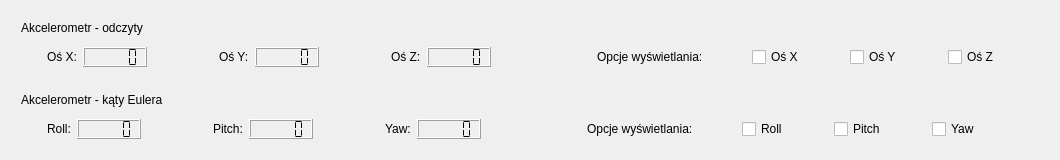
      <widget class="QWidget" name="tab">
       <attribute name="title">
        <string>Akcelerometr</string>
       </attribute>
       <layout class="QGridLayout" name="gridLayout_2">
        <item row="1" column="0">
         <layout class="QVBoxLayout" name="verticalLayout">
          <property name="leftMargin">
           <number>10</number>
          </property>
          <property name="topMargin">
           <number>10</number>
          </property>
          <property name="rightMargin">
           <number>10</number>
          </property>
          <property name="bottomMargin">
           <number>10</number>
          </property>
          <item>
           <widget class="QLabel" name="label_18">
            <property name="maximumSize">
             <size>
              <width>16777215</width>
              <height>20</height>
             </size>
            </property>
            <property name="text">
             <string>Akcelerometr - odczyty</string>
            </property>
           </widget>
          </item>
          <item>
           <widget class="QCustomPlot" name="Accelerometer_Graph" native="true"/>
          </item>
          <item>
           <layout class="QHBoxLayout" name="horizontalLayout_4">
            <item>
             <layout class="QHBoxLayout" name="horizontalLayout">
              <item>
               <widget class="QLabel" name="label_Accelerometer_X">
                <property name="minimumSize">
                 <size>
                  <width>20</width>
                  <height>20</height>
                 </size>
                </property>
                <property name="maximumSize">
                 <size>
                  <width>20</width>
                  <height>20</height>
                 </size>
                </property>
                <property name="text">
                 <string/>
                </property>
               </widget>
              </item>
              <item>
               <widget class="QLabel" name="label">
                <property name="maximumSize">
                 <size>
                  <width>16777215</width>
                  <height>20</height>
                 </size>
                </property>
                <property name="text">
                 <string>Oś X:</string>
                </property>
               </widget>
              </item>
              <item>
               <widget class="QLCDNumber" name="lcdNumber_Accelerometer_X">
                <property name="maximumSize">
                 <size>
                  <width>16777215</width>
                  <height>20</height>
                 </size>
                </property>
                <property name="font">
                 <font>
                  <pointsize>12</pointsize>
                 </font>
                </property>
                <property name="digitCount">
                 <number>5</number>
                </property>
                <property name="segmentStyle">
                 <enum>QLCDNumber::Flat</enum>
                </property>
               </widget>
              </item>
             </layout>
            </item>
            <item>
             <spacer name="horizontalSpacer">
              <property name="orientation">
               <enum>Qt::Horizontal</enum>
              </property>
              <property name="sizeType">
               <enum>QSizePolicy::Minimum</enum>
              </property>
              <property name="sizeHint" stdset="0">
               <size>
                <width>40</width>
                <height>20</height>
               </size>
              </property>
             </spacer>
            </item>
            <item>
             <layout class="QHBoxLayout" name="horizontalLayout_2">
              <item>
               <widget class="QLabel" name="label_Accelerometer_Y">
                <property name="minimumSize">
                 <size>
                  <width>20</width>
                  <height>20</height>
                 </size>
                </property>
                <property name="maximumSize">
                 <size>
                  <width>20</width>
                  <height>20</height>
                 </size>
                </property>
                <property name="text">
                 <string/>
                </property>
               </widget>
              </item>
              <item>
               <widget class="QLabel" name="label_2">
                <property name="maximumSize">
                 <size>
                  <width>16777215</width>
                  <height>20</height>
                 </size>
                </property>
                <property name="text">
                 <string>Oś Y:</string>
                </property>
               </widget>
              </item>
              <item>
               <widget class="QLCDNumber" name="lcdNumber_Accelerometer_Y">
                <property name="maximumSize">
                 <size>
                  <width>16777215</width>
                  <height>20</height>
                 </size>
                </property>
                <property name="segmentStyle">
                 <enum>QLCDNumber::Flat</enum>
                </property>
               </widget>
              </item>
             </layout>
            </item>
            <item>
             <spacer name="horizontalSpacer_2">
              <property name="orientation">
               <enum>Qt::Horizontal</enum>
              </property>
              <property name="sizeType">
               <enum>QSizePolicy::Minimum</enum>
              </property>
              <property name="sizeHint" stdset="0">
               <size>
                <width>40</width>
                <height>20</height>
               </size>
              </property>
             </spacer>
            </item>
            <item>
             <layout class="QHBoxLayout" name="horizontalLayout_3">
              <item>
               <widget class="QLabel" name="label_Accelerometer_Z">
                <property name="minimumSize">
                 <size>
                  <width>20</width>
                  <height>20</height>
                 </size>
                </property>
                <property name="maximumSize">
                 <size>
                  <width>20</width>
                  <height>20</height>
                 </size>
                </property>
                <property name="text">
                 <string/>
                </property>
               </widget>
              </item>
              <item>
               <widget class="QLabel" name="label_3">
                <property name="maximumSize">
                 <size>
                  <width>16777215</width>
                  <height>20</height>
                 </size>
                </property>
                <property name="text">
                 <string>Oś Z:</string>
                </property>
               </widget>
              </item>
              <item>
               <widget class="QLCDNumber" name="lcdNumber_Accelerometer_Z">
                <property name="maximumSize">
                 <size>
                  <width>16777215</width>
                  <height>20</height>
                 </size>
                </property>
                <property name="segmentStyle">
                 <enum>QLCDNumber::Flat</enum>
                </property>
               </widget>
              </item>
             </layout>
            </item>
            <item>
             <spacer name="horizontalSpacer_9">
              <property name="orientation">
               <enum>Qt::Horizontal</enum>
              </property>
              <property name="sizeType">
               <enum>QSizePolicy::Preferred</enum>
              </property>
              <property name="sizeHint" stdset="0">
               <size>
                <width>100</width>
                <height>20</height>
               </size>
              </property>
             </spacer>
            </item>
            <item>
             <widget class="QLabel" name="label_13">
              <property name="text">
               <string>Opcje wyświetlania: </string>
              </property>
             </widget>
            </item>
            <item>
             <spacer name="horizontalSpacer_16">
              <property name="orientation">
               <enum>Qt::Horizontal</enum>
              </property>
              <property name="sizeType">
               <enum>QSizePolicy::Minimum</enum>
              </property>
              <property name="sizeHint" stdset="0">
               <size>
                <width>40</width>
                <height>20</height>
               </size>
              </property>
             </spacer>
            </item>
            <item>
             <widget class="QCheckBox" name="checkBox_Accelerometer_X">
              <property name="text">
               <string>Oś X</string>
              </property>
             </widget>
            </item>
            <item>
             <spacer name="horizontalSpacer_14">
              <property name="orientation">
               <enum>Qt::Horizontal</enum>
              </property>
              <property name="sizeType">
               <enum>QSizePolicy::Minimum</enum>
              </property>
              <property name="sizeHint" stdset="0">
               <size>
                <width>40</width>
                <height>20</height>
               </size>
              </property>
             </spacer>
            </item>
            <item>
             <widget class="QCheckBox" name="checkBox_Accelerometer_Y">
              <property name="text">
               <string>Oś Y</string>
              </property>
             </widget>
            </item>
            <item>
             <spacer name="horizontalSpacer_15">
              <property name="orientation">
               <enum>Qt::Horizontal</enum>
              </property>
              <property name="sizeType">
               <enum>QSizePolicy::Minimum</enum>
              </property>
              <property name="sizeHint" stdset="0">
               <size>
                <width>40</width>
                <height>20</height>
               </size>
              </property>
             </spacer>
            </item>
            <item>
             <widget class="QCheckBox" name="checkBox_Accelerometer_Z">
              <property name="text">
               <string>Oś Z</string>
              </property>
             </widget>
            </item>
            <item>
             <spacer name="horizontalSpacer_13">
              <property name="orientation">
               <enum>Qt::Horizontal</enum>
              </property>
              <property name="sizeHint" stdset="0">
               <size>
                <width>40</width>
                <height>20</height>
               </size>
              </property>
             </spacer>
            </item>
           </layout>
          </item>
          <item>
           <spacer name="verticalSpacer">
            <property name="orientation">
             <enum>Qt::Vertical</enum>
            </property>
            <property name="sizeType">
             <enum>QSizePolicy::Fixed</enum>
            </property>
            <property name="sizeHint" stdset="0">
             <size>
              <width>20</width>
              <height>20</height>
             </size>
            </property>
           </spacer>
          </item>
          <item>
           <widget class="QLabel" name="label_19">
            <property name="maximumSize">
             <size>
              <width>16777215</width>
              <height>20</height>
             </size>
            </property>
            <property name="text">
             <string>Akcelerometr - kąty Eulera</string>
            </property>
           </widget>
          </item>
          <item>
           <widget class="QCustomPlot" name="Accelerometer_RPY_Graph" native="true"/>
          </item>
          <item>
           <layout class="QHBoxLayout" name="horizontalLayout_17">
            <item>
             <layout class="QHBoxLayout" name="horizontalLayout_18">
              <item>
               <widget class="QLabel" name="label_Accelerometer_Roll">
                <property name="minimumSize">
                 <size>
                  <width>20</width>
                  <height>20</height>
                 </size>
                </property>
                <property name="maximumSize">
                 <size>
                  <width>20</width>
                  <height>20</height>
                 </size>
                </property>
                <property name="text">
                 <string/>
                </property>
               </widget>
              </item>
              <item>
               <widget class="QLabel" name="label_14">
                <property name="maximumSize">
                 <size>
                  <width>16777215</width>
                  <height>20</height>
                 </size>
                </property>
                <property name="text">
                 <string>Roll:</string>
                </property>
               </widget>
              </item>
              <item>
               <widget class="QLCDNumber" name="lcdNumber_Accelerometer_Roll">
                <property name="maximumSize">
                 <size>
                  <width>16777215</width>
                  <height>20</height>
                 </size>
                </property>
                <property name="segmentStyle">
                 <enum>QLCDNumber::Flat</enum>
                </property>
               </widget>
              </item>
             </layout>
            </item>
            <item>
             <spacer name="horizontalSpacer_17">
              <property name="orientation">
               <enum>Qt::Horizontal</enum>
              </property>
              <property name="sizeType">
               <enum>QSizePolicy::Minimum</enum>
              </property>
              <property name="sizeHint" stdset="0">
               <size>
                <width>40</width>
                <height>20</height>
               </size>
              </property>
             </spacer>
            </item>
            <item>
             <layout class="QHBoxLayout" name="horizontalLayout_19">
              <item>
               <widget class="QLabel" name="label_Accelerometer_Pitch">
                <property name="minimumSize">
                 <size>
                  <width>20</width>
                  <height>20</height>
                 </size>
                </property>
                <property name="maximumSize">
                 <size>
                  <width>20</width>
                  <height>20</height>
                 </size>
                </property>
                <property name="text">
                 <string/>
                </property>
               </widget>
              </item>
              <item>
               <widget class="QLabel" name="label_15">
                <property name="maximumSize">
                 <size>
                  <width>16777215</width>
                  <height>20</height>
                 </size>
                </property>
                <property name="text">
                 <string>Pitch:</string>
                </property>
               </widget>
              </item>
              <item>
               <widget class="QLCDNumber" name="lcdNumber_Accelerometer_Pitch">
                <property name="maximumSize">
                 <size>
                  <width>16777215</width>
                  <height>20</height>
                 </size>
                </property>
                <property name="segmentStyle">
                 <enum>QLCDNumber::Flat</enum>
                </property>
               </widget>
              </item>
             </layout>
            </item>
            <item>
             <spacer name="horizontalSpacer_18">
              <property name="orientation">
               <enum>Qt::Horizontal</enum>
              </property>
              <property name="sizeType">
               <enum>QSizePolicy::Minimum</enum>
              </property>
              <property name="sizeHint" stdset="0">
               <size>
                <width>40</width>
                <height>20</height>
               </size>
              </property>
             </spacer>
            </item>
            <item>
             <layout class="QHBoxLayout" name="horizontalLayout_20">
              <item>
               <widget class="QLabel" name="label_Accelerometer_Yaw">
                <property name="minimumSize">
                 <size>
                  <width>20</width>
                  <height>20</height>
                 </size>
                </property>
                <property name="maximumSize">
                 <size>
                  <width>20</width>
                  <height>20</height>
                 </size>
                </property>
                <property name="text">
                 <string/>
                </property>
               </widget>
              </item>
              <item>
               <widget class="QLabel" name="label_16">
                <property name="maximumSize">
                 <size>
                  <width>16777215</width>
                  <height>20</height>
                 </size>
                </property>
                <property name="text">
                 <string>Yaw:</string>
                </property>
               </widget>
              </item>
              <item>
               <widget class="QLCDNumber" name="lcdNumber_Accelerometer_Yaw">
                <property name="maximumSize">
                 <size>
                  <width>16777215</width>
                  <height>20</height>
                 </size>
                </property>
                <property name="segmentStyle">
                 <enum>QLCDNumber::Flat</enum>
                </property>
               </widget>
              </item>
             </layout>
            </item>
            <item>
             <spacer name="horizontalSpacer_19">
              <property name="orientation">
               <enum>Qt::Horizontal</enum>
              </property>
              <property name="sizeType">
               <enum>QSizePolicy::Preferred</enum>
              </property>
              <property name="sizeHint" stdset="0">
               <size>
                <width>100</width>
                <height>20</height>
               </size>
              </property>
             </spacer>
            </item>
            <item>
             <widget class="QLabel" name="label_17">
              <property name="text">
               <string>Opcje wyświetlania: </string>
              </property>
             </widget>
            </item>
            <item>
             <spacer name="horizontalSpacer_20">
              <property name="orientation">
               <enum>Qt::Horizontal</enum>
              </property>
              <property name="sizeType">
               <enum>QSizePolicy::Minimum</enum>
              </property>
              <property name="sizeHint" stdset="0">
               <size>
                <width>40</width>
                <height>20</height>
               </size>
              </property>
             </spacer>
            </item>
            <item>
             <widget class="QCheckBox" name="checkBox_Accelerometer_Roll">
              <property name="text">
               <string>Roll</string>
              </property>
             </widget>
            </item>
            <item>
             <spacer name="horizontalSpacer_21">
              <property name="orientation">
               <enum>Qt::Horizontal</enum>
              </property>
              <property name="sizeType">
               <enum>QSizePolicy::Minimum</enum>
              </property>
              <property name="sizeHint" stdset="0">
               <size>
                <width>40</width>
                <height>20</height>
               </size>
              </property>
             </spacer>
            </item>
            <item>
             <widget class="QCheckBox" name="checkBox_Accelerometer_Pitch">
              <property name="text">
               <string>Pitch</string>
              </property>
             </widget>
            </item>
            <item>
             <spacer name="horizontalSpacer_22">
              <property name="orientation">
               <enum>Qt::Horizontal</enum>
              </property>
              <property name="sizeType">
               <enum>QSizePolicy::Minimum</enum>
              </property>
              <property name="sizeHint" stdset="0">
               <size>
                <width>40</width>
                <height>20</height>
               </size>
              </property>
             </spacer>
            </item>
            <item>
             <widget class="QCheckBox" name="checkBox_Accelerometer_Yaw">
              <property name="text">
               <string>Yaw</string>
              </property>
             </widget>
            </item>
            <item>
             <spacer name="horizontalSpacer_23">
              <property name="orientation">
               <enum>Qt::Horizontal</enum>
              </property>
              <property name="sizeHint" stdset="0">
               <size>
                <width>40</width>
                <height>20</height>
               </size>
              </property>
             </spacer>
            </item>
           </layout>
          </item>
         </layout>
        </item>
       </layout>
      </widget>
